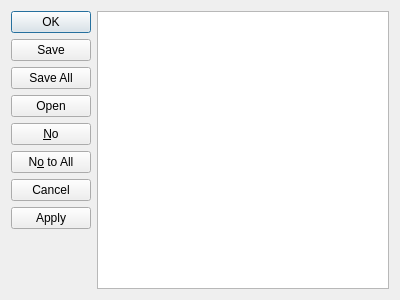
<?xml version="1.0" encoding="UTF-8"?>
<ui version="4.0">
 <class>infoDialog</class>
 <widget class="QDialog" name="infoDialog">
  <property name="geometry">
   <rect>
    <x>0</x>
    <y>0</y>
    <width>400</width>
    <height>300</height>
   </rect>
  </property>
  <property name="windowTitle">
   <string>Dialog</string>
  </property>
  <layout class="QVBoxLayout" name="verticalLayout_2">
   <item>
    <layout class="QHBoxLayout" name="horizontalLayout">
     <item>
      <widget class="QDialogButtonBox" name="buttonBox">
       <property name="orientation">
        <enum>Qt::Vertical</enum>
       </property>
       <property name="standardButtons">
        <set>QDialogButtonBox::Apply|QDialogButtonBox::Cancel|QDialogButtonBox::No|QDialogButtonBox::NoToAll|QDialogButtonBox::Ok|QDialogButtonBox::Open|QDialogButtonBox::Save|QDialogButtonBox::SaveAll</set>
       </property>
      </widget>
     </item>
     <item>
      <widget class="QTextEdit" name="textEdit"/>
     </item>
    </layout>
   </item>
  </layout>
 </widget>
 <resources/>
 <connections/>
</ui>
